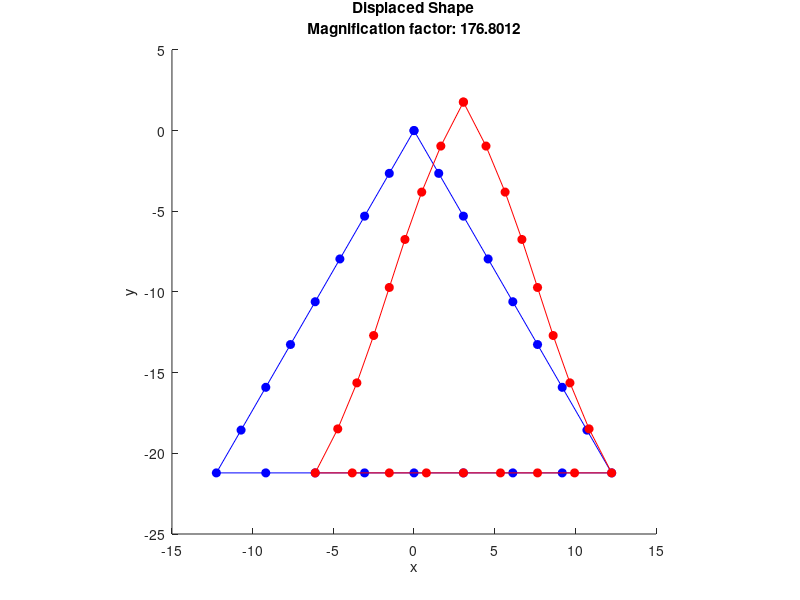
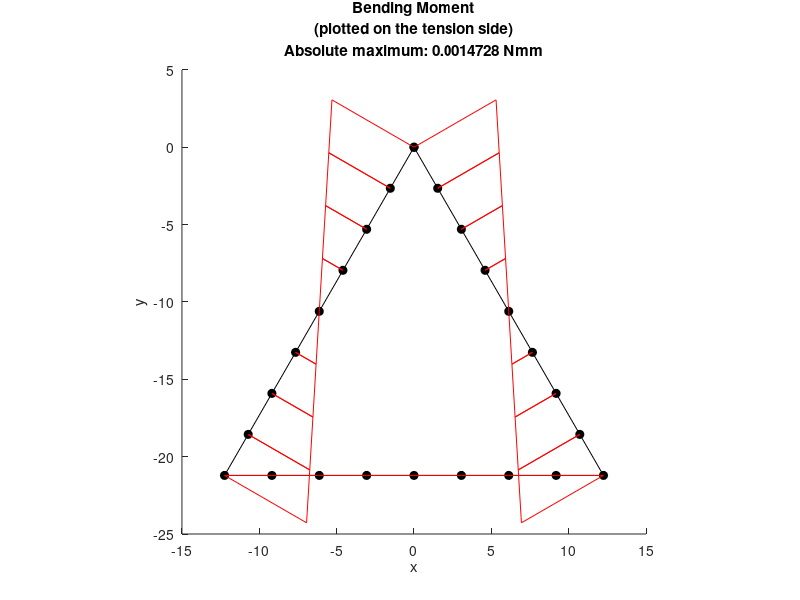
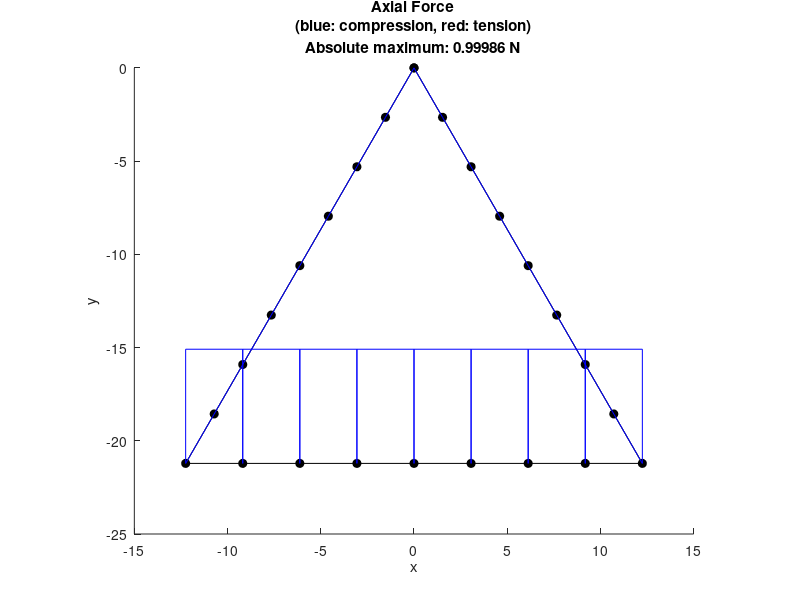
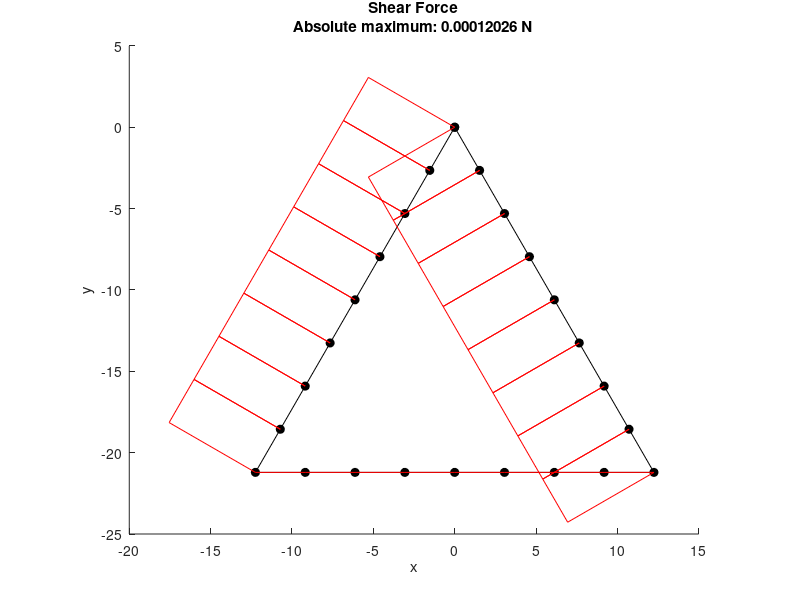

Write the MATLAB code that produced these figures, in order.
% Triangular Lattice Unit
% Script by 2022 Group 10A

clear all
close all

%
% Section and material definition
%

% Assuming units are Newtons (N) and millimetres (mm)
% Assuming a rectangular cross-section
t = sqrt(2)/4;   % mm % relative density = 0.05
% t = sqrt(2)/2;   % mm % relative density = 0.1
% t = 3*sqrt(2)/4; % mm % relative density = 0.15
% t = sqrt(2);     % mm % relative density = 0.2
% t = 5*sqrt(2)/4; % mm % relative density = 0.25
b = 1; % unit value (mm)
E = 2000; % MPa
% Calculating cross-sectional properties
A = b*t;
I = b*t^3/12;
% Calculating structural stifness / rigidity
EA = E*A; % axial
EI = E*I; % bending
% to reduce axial deformation
% EA=EA*1000;

%
% Mesh definition
%

% Setting up a matrix of node points for the triangle
% Setting the number of structural members
NumSM = 3;
% Setting the length of each structural member
LengthSM = 10*sqrt(6); % mm
% Setting the number of elements making up each structural member
NumElemSM = 8;
% Calculating the number of elements required
NumElems = NumSM*NumElemSM;
% Calculating the number of nodes
NumNodes = NumElems;
% Setting the angle alpha from the figure
alpha = 60;
alpha = alpha*pi/180;
% Calculating the position of nodes at the end of structural members  
NodePoints = zeros(NumNodes,2);
NodePoints(1,:) = [0 0]; % node1
NodePoints(1*NumElemSM+1,:) = [LengthSM*cos(alpha) -LengthSM*sin(alpha)]; % node9
NodePoints(2*NumElemSM+1,:) = [-LengthSM*cos(alpha) -LengthSM*sin(alpha)]; % node17
% Calculating the position of nodes along the lengh of structural members
% using the psotions of the start and end nodes of structural members
for n=1:1:NumElemSM-1
    NodePoints(n+1,:) = NodePoints(1,:)+(NodePoints(1*NumElemSM+1,:)-NodePoints(1,:)).*n/NumElemSM; % nodes 2 to 8
    NodePoints(1*NumElemSM+n+1,:) = NodePoints(1*NumElemSM+1,:)+(NodePoints(2*NumElemSM+1,:)-NodePoints(1*NumElemSM+1,:)).*n/NumElemSM; % nodes 10 to 16
    NodePoints(2*NumElemSM+n+1,:) = NodePoints(2*NumElemSM+1,:)+(NodePoints(1,:)-NodePoints(2*NumElemSM+1,:)).*n/NumElemSM; % nodes 18 to 24
end

% Setting up a matrix of element definitions (start and end nodes)
ElemNodes = zeros(NumElems,2);
ElemNodes(:,1) = 1:1:NumNodes;
ElemNodes(:,2) = [2:1:NumNodes 1];

% Calculating element lengths
ElemLengths = zeros(NumElems,1);
for n=1:NumElems
    ElemLengths(n) = sqrt(sum(abs(NodePoints(ElemNodes(n,2),:)-NodePoints(ElemNodes(n,1),:)).^2));
end

% Setting up a matrix of element angles (transforming from local to global
% coordinate systems) for the triangle
ElemAngle = zeros(NumElems,1);
ElemAngle(1:NumElemSM) = -alpha; % element 1 to 8
ElemAngle(1+1*NumElemSM:2*NumElemSM) = -pi; % element 9 to 16
ElemAngle(1+2*NumElemSM:3*NumElemSM) = alpha; % element 17 to 24

%
% Building the structure stiffness matrix K
%

% Setting up the element stiffness matrix k for each element
k = zeros(6,6,NumElems);
% Setting it up this way allows for easy adaptation for elements with
% different lengths and different cross-sectional properties
for n=1:NumElems
    k(:,:,n) = [EA/ElemLengths(n) 0 0 -EA/ElemLengths(n) 0 0;
        0 12*EI/(ElemLengths(n)^3) 6*EI/(ElemLengths(n)^2) 0 -12*EI/(ElemLengths(n)^3) 6*EI/(ElemLengths(n)^2);
        0 6*EI/(ElemLengths(n)^2) 4*EI/ElemLengths(n) 0 -6*EI/(ElemLengths(n)^2) 2*EI/ElemLengths(n);
        -EA/ElemLengths(n) 0 0 EA/ElemLengths(n) 0 0;
        0 -12*EI/(ElemLengths(n)^3) -6*EI/(ElemLengths(n)^2) 0 12*EI/(ElemLengths(n)^3) -6*EI/(ElemLengths(n)^2);
        0 6*EI/(ElemLengths(n)^2) 2*EI/ElemLengths(n) 0 -6*EI/(ElemLengths(n)^2) 4*EI/ElemLengths(n)];
end
% Transforming the stiffness matrix k for each element
% from local to global to give kdash for each element
N = zeros(6,6,NumElems);
NQ = zeros(3,3,NumElems);
kdash = zeros(6,6,NumElems);
for n=1:NumElems
    % setting up a transformation matrix for all four quadrants
    % top-left and bottom-right quadrants of N contain trigonometric terms
    % top-right and bottom-left quadrants of N contain zero terms
    NQ(:,:,n) = [cos(ElemAngle(n)) sin(ElemAngle(n)) 0;...
        -sin(ElemAngle(n)) cos(ElemAngle(n)) 0;...
        0 0 1];
    N(1:3,1:3,n)=NQ(:,:,n);
    N(4:6,4:6,n)=NQ(:,:,n);
    kdash(:,:,n)=N(:,:,n)'*k(:,:,n)*N(:,:,n);
end

% Constructing the structure stiffness matrix K
% Noting that there are three degrees of freedom at every node
K = zeros(3*NumNodes,3*NumNodes);
% placing the top-left quadrant
for n=1:NumNodes
    clear a
    a=find(ElemNodes(:,1)==n);
    if isempty(a)~=1
        for m=1:length(a)
            K(1+(n-1)*3:n*3,1+(n-1)*3:n*3)=...
                K(1+(n-1)*3:n*3,1+(n-1)*3:n*3)+kdash(1:3,1:3,a(m));
        end
    end
end
%placing the bottom-right quadrant
for n=1:NumNodes
    clear a
    a=find(ElemNodes(:,2)==n);
    if isempty(a)~=1
        for m=1:length(a)
            K(1+(n-1)*3:n*3,1+(n-1)*3:n*3)=...
                K(1+(n-1)*3:n*3,1+(n-1)*3:n*3)+kdash(4:6,4:6,a(m));
        end
    end
end
% placing the top-right and bottom-left quadrant
for n=1:NumNodes
    clear a b
    a=find(ElemNodes(:,1)==n);
    if isempty(a)~=1
        b=ElemNodes(a,2);
        for m=1:length(a)
            K(1+(n-1)*3:n*3,1+(b(m)-1)*3:b(m)*3)=...
                K(1+(n-1)*3:n*3,1+(b(m)-1)*3:b(m)*3)+kdash(1:3,4:6,a(m));
            K(1+(b(m)-1)*3:b(m)*3,1+(n-1)*3:n*3)=...
                K(1+(b(m)-1)*3:b(m)*3,1+(n-1)*3:n*3)+kdash(4:6,1:3,a(m));
        end
    end
end

%
% Point load definition
%

% Loading depends on whether we are looking at behaviour
% in the global x or y direction

% Noting that at each node three loads could be applied
% Points loads in the x and y directions,
% and a moment load about the y axis

P = 1;
NodeLoads = zeros(3*NumNodes,1);

% Loading in the x direction
LoadedNode = 2*NumElemSM+1; % node17
NodeLoads(LoadedNode*3-2:LoadedNode*3) = [P 0 0];

% % Loading in the y direction
% LoadedNode = 1; % node1
% NodeLoads(LoadedNode*3-2:LoadedNode*3) = [0 -P 0];

%
% Boundary condition definition
%

% Boundary conditions depend on whether we are looking a behaviour
% in the global x or y direction

% Noting that at each node three restraints could be applied
% Preventing displacement in the x and y directions,
% and preventing rotation about the y axis

% We adjust the K matrix by setting rows and columns associated
% with the restrained degree of freedom to zero
% and the intersection to 1

% boundary conditons are set by listing the node and then the three DOFs
% indicating which ones are fixed at the node with a "1"

% Rotation restrictions to replicate the triangle being constrained with a
% triangular lattice network

FixRotNodes = [1 0 0 1; 1*NumElemSM+1 0 0 1; 2*NumElemSM+1 0 0 1]; % not sure if we need rotation restrictions here!!!!!

% Loading in the x direction
RollerNode = [2*NumElemSM+1 0 1 0]; % node 17 fixed in the y direction
PinnedNode = [1*NumElemSM+1 1 1 0]; % node 9 fixed in the x and y direction
BCNodes = [RollerNode; PinnedNode; FixRotNodes];

% % Loading in the y direction
% RollerNode = [2*NumElemSM+1 0 1 0]; % node 17 fixed in the y direction
% PinnedNode = [1*NumElemSM+1 1 1 0]; % node 9 fixed in the x and y direction
% BCNodes = [RollerNode; PinnedNode; FixRotNodes];

% Finding the fixed DOFs
NumBCNodes = size(BCNodes,1);
FixedDOFs = zeros(1,sum(sum(BCNodes(:,2:4)~=0)));
a=0;
for n=1:NumBCNodes
    for m=2:4
        if BCNodes(n,m)==1
            a=a+1;
            FixedDOFs(a) = (BCNodes(n,1)-1)*3+(m-1);
        end
    end
end
clear a

% Adjusting the K matrix
for n=1:size(FixedDOFs,2)
    K(FixedDOFs(n),:)=0;
    K(:,FixedDOFs(n))=0;
    K(FixedDOFs(n),FixedDOFs(n))=1;
end

%
% Analysis
%

%
% Finding the node displacements
%

RawNodeDisps=(K^-1)*(NodeLoads);
% Reshape the resulting matrix
NodeDisps=reshape(RawNodeDisps,3,[]);
NodeDisps=NodeDisps';
% Calculating the displaced node positions
DispNodePoints = NodePoints+NodeDisps(:,1:2);

%
% Finding node forces and moments
%

% Calculating beam end force and moments (in global axis system)
BeamEndForcesGAS = zeros(NumElems,6);
for n=1:NumElems
    BeamEndForcesGAS(n,:) = (kdash(:,:,n)*[NodeDisps(ElemNodes(n,1),:)'; NodeDisps(ElemNodes(n,2),:)'])';  
end
% Calculating node external forces (in global axis system)
% This gives applied loading and reaction forces
NodeExternalForcesGAS = zeros(NumNodes,3);
for n=1:NumNodes
    NodeExternalForcesGAS(n,:) = sum(BeamEndForcesGAS(ElemNodes(:,2)==n,4:6),1) + sum(BeamEndForcesGAS(ElemNodes(:,1)==n,1:3),1);
end

% Calculating beam end force and moments (in the beam axis system)
% This gives axial forces, shear forces and bending moments
BeamEndForcesLAS = zeros(NumElems,6);
for n=1:NumElems
    BeamEndForcesLAS(n,:) = (k(:,:,n)*N(:,:,n)*[NodeDisps(ElemNodes(n,1),:)'; NodeDisps(ElemNodes(n,2),:)'])';
end

%
% Plotting the displaced shape
%

% Settting a magnification factor
MagFact = 0.25*LengthSM/max(max(abs(NodeDisps(:,1:2))));
PlotDispNodePoints = NodePoints+MagFact.*NodeDisps(:,1:2);

figure(1)
hold on
plot(NodePoints([1:end 1],1),NodePoints([1:end 1],2),'o - b','MarkerFaceColor','b');
plot(PlotDispNodePoints([1:end 1],1),PlotDispNodePoints([1:end 1],2),'o - r','MarkerFaceColor','r');
title({'Displaced Shape', ['Magnification factor: ', num2str(MagFact)]});
xlabel('x'); ylabel('y');
set(gca,'DataAspectRatio',[1 1 1]);

%
% Plotting bending moment, axial force, and shear force diagrams
%

% Calculating beam direction and perpendicular vectors
ElemBeamVectors = zeros(NumElems,3);
ElemBeamNormVectors = zeros(NumElems,3);
ElemPerpVectors = zeros(NumElems,3);
for n=1:NumElems
    ElemBeamVectors(n,1:2) = NodePoints(ElemNodes(n,2),:)-NodePoints(ElemNodes(n,1),:);
    ElemBeamNormVectors(n,1:2) = ElemBeamVectors(n,1:2)./norm(ElemBeamVectors(n,1:2));
    ElemPerpVectors(n,:) = cross([0 0 1],ElemBeamNormVectors(n,:));
end

% Adopting a convention that means bending moments are plotted on the
% tension side of the element

% Setting a scale factor
BMScaleFact = 0.25*LengthSM/max(max(abs(BeamEndForcesLAS(:,[3 6]))));

figure(2)
hold on
plot(NodePoints([1:end 1],1),NodePoints([1:end 1],2),'o - k','MarkerFaceColor','k');
for n=1:NumElems
    pointA = NodePoints(ElemNodes(n,1),:);
    pointB = pointA + BeamEndForcesLAS(n,3)*ElemPerpVectors(n,1:2)*BMScaleFact;
    pointD = NodePoints(ElemNodes(n,2),:);
    pointC = pointD - BeamEndForcesLAS(n,6)*ElemPerpVectors(n,1:2)*BMScaleFact;
    plot([pointA(1) pointB(1) pointC(1) pointD(1)],...
        [pointA(2) pointB(2) pointC(2) pointD(2)],'- r');
end
title({'Bending Moment', '(plotted on the tension side)', ['Absolute maximum: ', num2str(max(max(abs(BeamEndForcesLAS(:,[3 6]))))), ' Nmm']});
xlabel('x'); ylabel('y');
set(gca,'DataAspectRatio',[1 1 1]);

% Adopting a convention that means tension axial force is plotted in red
% and compression axial force is plotted in blue

% Setting a scale factor
AFScaleFact = 0.25*LengthSM/max(max(abs(BeamEndForcesLAS(:,[1 4]))));

figure(3)
hold on
plot(NodePoints([1:end 1],1),NodePoints([1:end 1],2),'o - k','MarkerFaceColor','k');
for n=1:NumElems
    pointA = NodePoints(ElemNodes(n,1),:);
    pointB = pointA - BeamEndForcesLAS(n,1)*ElemPerpVectors(n,1:2)*AFScaleFact;
    pointD = NodePoints(ElemNodes(n,2),:);
    pointC = pointD + BeamEndForcesLAS(n,4)*ElemPerpVectors(n,1:2)*AFScaleFact;
    if -BeamEndForcesLAS(n,1) > 0 
        plot([pointA(1) pointB(1) pointC(1) pointD(1)],...
            [pointA(2) pointB(2) pointC(2) pointD(2)],'- r');
    elseif -BeamEndForcesLAS(n,1) < 0
        plot([pointA(1) pointB(1) pointC(1) pointD(1)],...
            [pointA(2) pointB(2) pointC(2) pointD(2)],'- b');
    end 
end
title({'Axial Force', '(blue: compression, red: tension)', ['Absolute maximum: ', num2str(max(max(abs(BeamEndForcesLAS(:,[1 4]))))), ' N']});
xlabel('x'); ylabel('y');
set(gca,'DataAspectRatio',[1 1 1]);

% Adopting a convention that means that positive shear forces point in the
% positive y axis direction on the beam

% Setting a scale factor
SFScaleFact = 0.25*LengthSM/max(max(abs(BeamEndForcesLAS(:,[2 5]))));

figure(4)
hold on
plot(NodePoints([1:end 1],1),NodePoints([1:end 1],2),'o - k','MarkerFaceColor','k');
for n=1:NumElems
    pointA = NodePoints(ElemNodes(n,1),:);
    pointB = pointA - BeamEndForcesLAS(n,2)*ElemPerpVectors(n,1:2)*SFScaleFact;
    pointD = NodePoints(ElemNodes(n,2),:);
    pointC = pointD + BeamEndForcesLAS(n,5)*ElemPerpVectors(n,1:2)*SFScaleFact;
    plot([pointA(1) pointB(1) pointC(1) pointD(1)],...
        [pointA(2) pointB(2) pointC(2) pointD(2)],'- r');
end
title({'Shear Force', ['Absolute maximum: ', num2str(max(max(abs(BeamEndForcesLAS(:,[2 5]))))), ' N']});
xlabel('x'); ylabel('y');
set(gca,'DataAspectRatio',[1 1 1]);

%
% Plotting the beam direction and perpendicular vectors
%

% Setting a scale factor
LASScaleFact = 0.5*max(ElemLengths);

figure(5)
hold on
plot(NodePoints([1:end 1],1),NodePoints([1:end 1],2),'o - k','MarkerFaceColor','k');
for n=1:NumElems
    pointA = NodePoints(ElemNodes(n,1),:);
    pointB = pointA+ElemBeamNormVectors(n,1:2).*LASScaleFact;
    pointC = pointA+ElemPerpVectors(n,1:2).*LASScaleFact;
    plot([pointA(1) pointB(1)], [pointA(2) pointB(2)], '- r');
    plot([pointA(1) pointC(1)], [pointA(2) pointC(2)], '- g');
    plot(pointA(1), pointA(2),'o b','MarkerFaceColor','b');
end
title('Beam Axes');
set(gca,'DataAspectRatio',[1 1 1]);

% 
% Calculate the elastic modulus EX and EY
%

% Calculate the effective stress
% Loading in the x direction
% Sigma = P/(LengthSM*sin(alpha)*b); % Option 1
Axial = max(max(abs(BeamEndForcesLAS(:,[1 4])))); % Option 2
Sigma = Axial/(LengthSM*sin(alpha)); % Option 2

% % Loading in the y direction
% Sigma = P/(LengthSM*b); % Option 1
% Axial = max(max(abs(BeamEndForcesLAS(:,[1 4])))); % Option 2
% Sigma = 3*Axial/(2*LengthSM*sin(alpha)); % Option 2

% Calculate the effective strain
% Loading in the x direction
Epsilon = NodeDisps(1+2*NumElemSM,1)/LengthSM;

% % Loading in the y direction
% Epsilon = -NodeDisps(1,2)/(LengthSM*sin(alpha));

% Calculate Young's modulus by dividing the effective stress by strain
% Loading in the x direction
EX = Sigma/Epsilon;

% % Loading in the y direction
% EY = Sigma/Epsilon;



%%%% THE END %%%%


    
